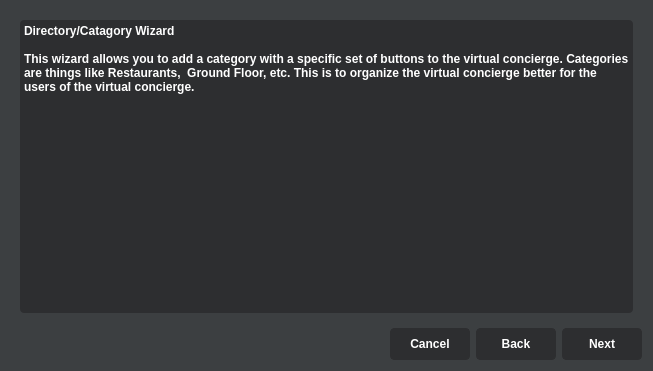
<?xml version="1.0" encoding="UTF-8"?>
<ui version="4.0">
 <class>Directory_Wizard</class>
 <widget class="QWidget" name="Directory_Wizard">
  <property name="geometry">
   <rect>
    <x>0</x>
    <y>0</y>
    <width>653</width>
    <height>371</height>
   </rect>
  </property>
  <property name="windowTitle">
   <string>Form</string>
  </property>
  <property name="styleSheet">
   <string notr="true">QWidget {
  background: #3C3F41;
  color: white;
  font: bold;
font-size: 12px;
}
QLineEdit{
  background: #2D2E30;
background-color: #2D2E30;
border-radius: 4px;
}
QLineEdit:focus{
  background: #0073C7; 
  background-color: #0073C7;
  border-radius: 4px;
}
QTextBrowser{
  background: #2D2E30;
background-color: #2D2E30;
border-radius: 4px;
}
/* Button Styles*/
QPushButton {
  border: 1px solid #2D2E30;
  background: #2D2E30;
  color: white;
  font: bold;
    border-radius: 4px;
}
QPushButton:hover:!pressed { 
  border: 2px solid #0073C7;
  background: #0073C7;
    border-radius: 4px;
}
QPushButton:checked { 
  border: 2px solid #0073C7;
  background: #0073C7;
    border-radius: 4px;
}
/* Menu Bar Styles */
QMenuBar {
    background-color:#3C3F41;
}

QMenuBar::item {
    spacing: 3px; /* spacing between menu bar items */
    padding: 10px 32px 10px 32px;
    background: transparent;
    border-radius: 4px;
    color: white;
}

QMenuBar::item:selected { /* when selected using mouse or keyboard */
    background: #0073C7;
}
QMenuBar::item:hover:!pressed{
  border: 2px solid #0073C7;
  background: #0073C7;
}

QMenu::item { 
  padding: 10px 32px 2px 20px;
  font: 14px;
 }
QMenu::item:selected { 
  background: #0073C7; 
  border-radius: 4px;
  color: white;
}
/* Spin Box Styles */
QAbstractSpinBox {
    background-color:#2D2E30;
    border-radius: 4px;
}
QAbstractSpinBox:focus{
  background: #0073C7;
background-color: #0073C7;
border-radius: 4px;
}
QAbstractSpinBox::up-button { 
  border: 0px solid #2D2E30;
}
QAbstractSpinBox::down-button { 
  border: 0px solid #2D2E30;
}
QAbstractSpinBox::up-arrow { 
  image:url(:/Content/spin_arrow_up_white.png);
  width:8;
  height:8;
  border-width: 0;
}
QAbstractSpinBox::down-arrow { 
  image:url(:/Content/spin_arrow_down_white.png);
  width:8;
  height:8;
  border-width: 0;
}
QAbstractSpinBox::up-arrow:hover:!pressed { 
  image:url(:/Content/spin_arrow_up_blue.png);
  width:8;
  height:8;
  border-width: 0;
}
QAbstractSpinBox::down-arrow:hover:!pressed { 
  image:url(:/Content/spin_arrow_down_blue.png);
  width:8;
  height:8;
  border-width: 0;
}
QComboBox {
    border: 1px solid gray;
    border-radius: 3px;
    padding: 1px 18px 1px 3px;
    min-width: 6em;
}

QComboBox:editable {
    background: white;
}

QComboBox:!editable, QComboBox::drop-down:editable {
     background: #2D2E30;
}

/* QComboBox gets the &quot;on&quot; state when the popup is open */
QComboBox:!editable:on, QComboBox::drop-down:editable:on {
    background:#0073C7;
}

QComboBox:on { /* shift the text when the popup opens */
    padding-top: 3px;
    padding-left: 4px;
}

QComboBox::drop-down {
    subcontrol-origin: padding;
    subcontrol-position: top right;
    width: 15px;

    border-left-width: 1px;
    border-left-color: darkgray;
    border-left-style: solid; /* just a single line */
    border-top-right-radius: 3px; /* same radius as the QComboBox */
    border-bottom-right-radius: 3px;
}

QComboBox::down-arrow {
    image: url(:/Content/spin_arrow_down_white.png);
  width: 8;
height: 8;
}

QComboBox::down-arrow:on { /* shift the arrow when popup is open */
    top: 1px;
    left: 1px;
}
QComboBox QAbstractItemView {
    border: 2px solid darkgray;
    selection-background-color:  #0073C7;
}</string>
  </property>
  <layout class="QGridLayout" name="gridLayout_2">
   <item row="0" column="0" colspan="6">
    <widget class="QStackedWidget" name="stackedWidget">
     <property name="currentIndex">
      <number>0</number>
     </property>
     <widget class="QWidget" name="page_start">
      <layout class="QGridLayout" name="gridLayout">
       <item row="0" column="0">
        <widget class="QTextBrowser" name="textBrowser">
         <property name="html">
          <string>&lt;!DOCTYPE HTML PUBLIC &quot;-//W3C//DTD HTML 4.0//EN&quot; &quot;http://www.w3.org/TR/REC-html40/strict.dtd&quot;&gt;
&lt;html&gt;&lt;head&gt;&lt;meta name=&quot;qrichtext&quot; content=&quot;1&quot; /&gt;&lt;style type=&quot;text/css&quot;&gt;
p, li { white-space: pre-wrap; }
&lt;/style&gt;&lt;/head&gt;&lt;body style=&quot; font-family:'MS Shell Dlg 2'; font-size:12px; font-weight:600; font-style:normal;&quot;&gt;
&lt;p style=&quot; margin-top:0px; margin-bottom:0px; margin-left:0px; margin-right:0px; -qt-block-indent:0; text-indent:0px;&quot;&gt;&lt;span style=&quot; font-size:12px;&quot;&gt;Directory/Catagory Wizard&lt;/span&gt;&lt;/p&gt;
&lt;p style=&quot;-qt-paragraph-type:empty; margin-top:0px; margin-bottom:0px; margin-left:0px; margin-right:0px; -qt-block-indent:0; text-indent:0px;&quot;&gt;&lt;br /&gt;&lt;/p&gt;
&lt;p style=&quot; margin-top:0px; margin-bottom:0px; margin-left:0px; margin-right:0px; -qt-block-indent:0; text-indent:0px;&quot;&gt;&lt;span style=&quot; font-size:12px;&quot;&gt;This wizard allows you to add a category with a specific set of buttons to the virtual concierge. Categories are things like Restaurants,  Ground Floor, etc. This is to organize the virtual concierge better for the users of the virtual concierge.&lt;/span&gt;&lt;/p&gt;&lt;/body&gt;&lt;/html&gt;</string>
         </property>
        </widget>
       </item>
      </layout>
     </widget>
     <widget class="QWidget" name="page_name">
      <widget class="QWidget" name="layoutWidget">
       <property name="geometry">
        <rect>
         <x>20</x>
         <y>260</y>
         <width>341</width>
         <height>46</height>
        </rect>
       </property>
       <layout class="QVBoxLayout" name="verticalLayout">
        <item>
         <widget class="QLabel" name="label">
          <property name="maximumSize">
           <size>
            <width>5000</width>
            <height>32</height>
           </size>
          </property>
          <property name="text">
           <string>Enter the Directory/Category Name:</string>
          </property>
         </widget>
        </item>
        <item>
         <widget class="QLineEdit" name="lineEdit">
          <property name="minimumSize">
           <size>
            <width>24</width>
            <height>24</height>
           </size>
          </property>
         </widget>
        </item>
       </layout>
      </widget>
     </widget>
     <widget class="QWidget" name="page_list">
      <layout class="QGridLayout" name="gridLayout_3">
       <item row="3" column="0">
        <widget class="QPushButton" name="button_add">
         <property name="minimumSize">
          <size>
           <width>0</width>
           <height>24</height>
          </size>
         </property>
         <property name="text">
          <string>Add</string>
         </property>
        </widget>
       </item>
       <item row="3" column="1">
        <widget class="QPushButton" name="button_remove">
         <property name="minimumSize">
          <size>
           <width>0</width>
           <height>24</height>
          </size>
         </property>
         <property name="text">
          <string>Remove</string>
         </property>
        </widget>
       </item>
       <item row="0" column="0" colspan="2">
        <widget class="QLabel" name="label_2">
         <property name="text">
          <string>Add Locations that needs to be Included in the Directory/Category:</string>
         </property>
        </widget>
       </item>
       <item row="2" column="0">
        <widget class="QListWidget" name="listWidget_nodes_directories"/>
       </item>
       <item row="2" column="1">
        <widget class="QListWidget" name="listWidget_nodes_directories_cate"/>
       </item>
       <item row="1" column="0">
        <widget class="QLabel" name="label_3">
         <property name="text">
          <string>Existing Locations:</string>
         </property>
        </widget>
       </item>
       <item row="1" column="1">
        <widget class="QLabel" name="label_4">
         <property name="text">
          <string>Included Locations and Categories:</string>
         </property>
        </widget>
       </item>
      </layout>
      <zorder>listWidget_nodes_directories</zorder>
      <zorder>listWidget_nodes_directories_cate</zorder>
      <zorder>button_add</zorder>
      <zorder>button_remove</zorder>
      <zorder>label_2</zorder>
      <zorder>label_3</zorder>
      <zorder>label_4</zorder>
     </widget>
     <widget class="QWidget" name="page_add_to_other">
      <layout class="QGridLayout" name="gridLayout_4">
       <item row="0" column="0">
        <widget class="QLabel" name="label_5">
         <property name="text">
          <string>List of Existing Directories/Categories:</string>
         </property>
        </widget>
       </item>
       <item row="0" column="1">
        <widget class="QLabel" name="label_6">
         <property name="text">
          <string>Categories that will include this Category:</string>
         </property>
        </widget>
       </item>
       <item row="1" column="0">
        <widget class="QListWidget" name="listWidget_other_way"/>
       </item>
       <item row="1" column="1">
        <widget class="QListWidget" name="listWidget_diretories_that_include"/>
       </item>
       <item row="2" column="0">
        <widget class="QPushButton" name="button_add_2">
         <property name="minimumSize">
          <size>
           <width>0</width>
           <height>24</height>
          </size>
         </property>
         <property name="text">
          <string>Add</string>
         </property>
        </widget>
       </item>
       <item row="2" column="1">
        <widget class="QPushButton" name="button_remove_2">
         <property name="minimumSize">
          <size>
           <width>0</width>
           <height>24</height>
          </size>
         </property>
         <property name="text">
          <string>Remove</string>
         </property>
        </widget>
       </item>
       <item row="3" column="0">
        <widget class="QCheckBox" name="checkBox">
         <property name="text">
          <string>Add to Front Page</string>
         </property>
        </widget>
       </item>
      </layout>
     </widget>
    </widget>
   </item>
   <item row="2" column="5">
    <widget class="QPushButton" name="buttonNext">
     <property name="minimumSize">
      <size>
       <width>32</width>
       <height>32</height>
      </size>
     </property>
     <property name="maximumSize">
      <size>
       <width>80</width>
       <height>32</height>
      </size>
     </property>
     <property name="text">
      <string>Next</string>
     </property>
    </widget>
   </item>
   <item row="2" column="3">
    <widget class="QPushButton" name="buttonCancel">
     <property name="minimumSize">
      <size>
       <width>32</width>
       <height>32</height>
      </size>
     </property>
     <property name="maximumSize">
      <size>
       <width>80</width>
       <height>32</height>
      </size>
     </property>
     <property name="text">
      <string>Cancel</string>
     </property>
    </widget>
   </item>
   <item row="2" column="4">
    <widget class="QPushButton" name="button_back">
     <property name="minimumSize">
      <size>
       <width>80</width>
       <height>32</height>
      </size>
     </property>
     <property name="maximumSize">
      <size>
       <width>80</width>
       <height>32</height>
      </size>
     </property>
     <property name="text">
      <string>Back</string>
     </property>
    </widget>
   </item>
  </layout>
 </widget>
 <resources/>
 <connections/>
</ui>
